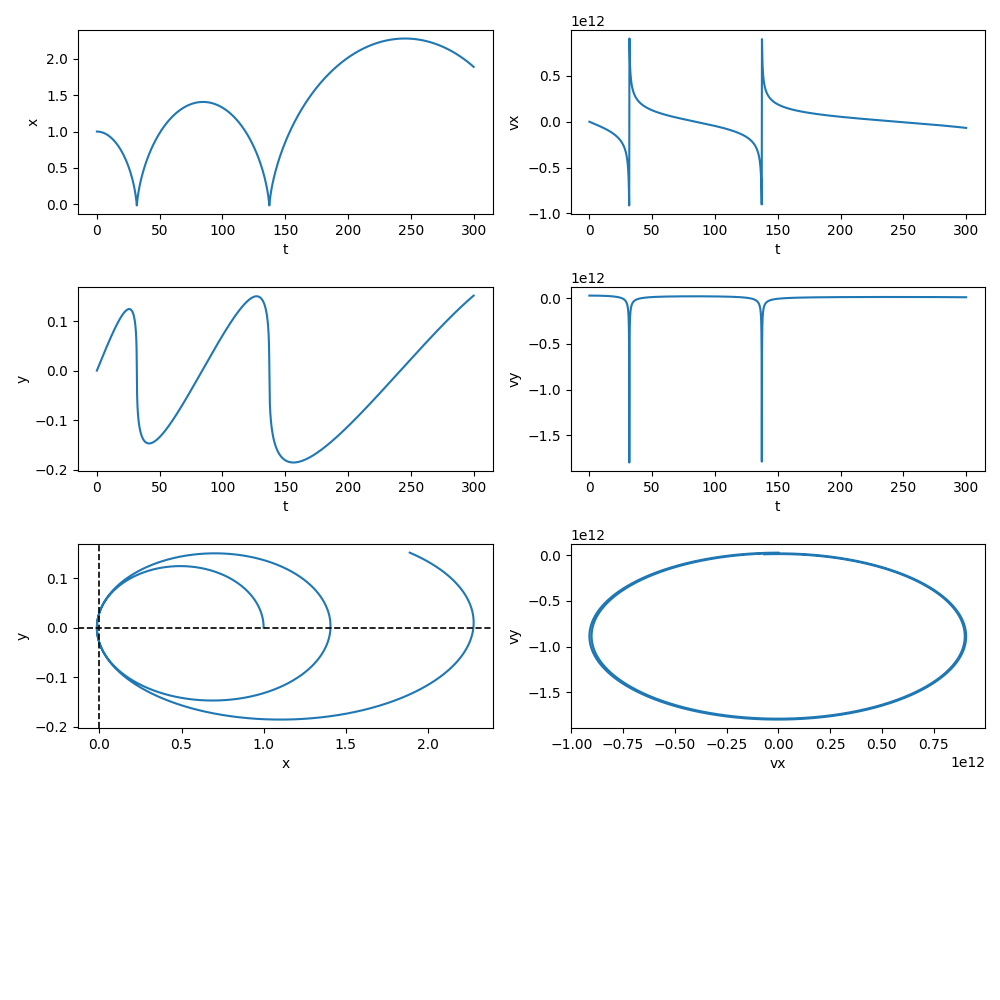

Write Python code to recreate this figure.
import numpy as np
import matplotlib.pyplot as plt
import time

def vRK4(f, y0, t0, tmax, init_step=1, err_scale=-6, coeffs=None):
    if err_scale >= 0:
        raise RuntimeError(f"err_scale ({err_scale}) must < 0")
    f = np.array(f)
    y0 = np.array(y0)

    # Check input shapes are compatible
    assert( np.shape(f) == np.shape(y0) )
    if coeffs is None:
        coeffs = [[] for i in range(np.shape(y0)[0])]
    assert( np.shape(f)[0] == np.shape(coeffs)[0] )

    # Calls each function in f_arr with correct arguments for current step.
    def caller(t, p_arr):
        return np.array([func(t, [*p, *c]) for func, p, c in zip(f, p_arr, coeffs)])
    # Process one RK4 step
    def vRK4_step(t, h, y_c):
        k1 = h * caller(t + h, y_c)
        k2 = h * caller(t + h/2, y_c + k1/2)
        k3 = h * caller(t + h/2, y_c + k2/2)
        k4 = h * caller(t, y_c + k3)
        return y_c + (0.166666666) * (k1 + 2*k2 + 3*k3 + k4)
    def expand_array(arr, n_rows):
        return np.pad(arr, ((0, n_rows), (0, )), 'constant', 0)
    def pow_10(x):
        result = np.zeros(x.shape)
        not_zero = np.not_equal(np.abs(x), 0)
        result[not_zero] = np.floor(np.log10(np.abs(x[not_zero])))
        return result

    # Initialise results array
    N = int(np.floor(abs(tmax - t0) / init_step))
    if N == 0:
        raise RuntimeError( f"floor(abs({tmax} (tmax) - {t0} (t0) / {init_step} (init_step) = {N} (N), must not equal 0." )
    result_shape = (N, len(y0) + 1)
    result = np.zeros(result_shape)

    # Set initial conditions
    result[0, 1:] = y0 
    result[0, 0] = t0
    result[1, 0] = t0 + init_step

    # Initialise arrays for RK4 method
    k1 = np.zeros_like(y0)
    k2 = np.zeros_like(y0)
    k3 = np.zeros_like(y0)
    k4 = np.zeros_like(y0)
    y = np.zeros_like(y0)

    # Array of max errors for each parameter
    max_err_scale = np.array([10 ** (np.full_like(y0, err_scale) + pow_10(y0)) for func in f])
    epsilon_arr = [y0 * np.full_like(y0, 10 ** err_scale)]

    i, t = 1, t0
    while t < tmax:
        t = result[i - 1, 0]
        step = abs(result[i, 0] - result[i-1, 0])

        # Construct initial coefficients
        params = np.array([ result[i-1, 1:] for j in range(len(f)) ])

        err_too_large = True
        while err_too_large:
            #print("step: ", step)
            # Two steps of size h
            y = vRK4_step(t, step, params)
            y1 = vRK4_step(t, step, y)

            # One step of size 2h
            y2 = vRK4_step(t, 2 * step, params)

            diff = np.abs(y2 - y1)
            maximum = np.maximum(np.abs(y1), np.abs(y2))
            max_err = 10 ** (np.full_like(maximum, err_scale) + pow_10(maximum))
            #print("max_err", max_err)

            # Check error is within tolerance
            err = (0.03333333333333) * diff
            #print("err", err)
            #print("err", err)
            #print(np.greater(err, epsilon_arr))
            err_too_small = np.any(np.less(err, 0.0001 * max_err))
            err_too_large = np.any(np.greater(err, max_err))
            #print("err_too_small", np.less(err, 0.01 * max_err))
            #print("err_too_large", np.greater(err, max_err))

            # Adjust step size
            if err_too_large:
                step /= 2
                #print(f"Step shrunk, {step * 2} -> {step}")
            elif err_too_small and ~np.any(np.greater(100 * err, max_err)):
                step *= 2
                print(f"Step increased, {step / 2} -> {step}")

        # Check result array size & adjust if needed
        # Current row = i
        required_rows = int(i + np.floor(abs(tmax - t) / step))
        #print(required_rows)
        
        # Total rows in result = result_shape[0]
        # Too few rows:
        #   Expand by 2 * (predicted rows - total rows)
        # Too many rows:
        #   If 2 * predicted rows < total rows:
        #     Shrink to predicted rows
        if required_rows > result_shape[0] or 2 * required_rows < result_shape[0]:
            result = np.resize(result, (required_rows, result_shape[1]))
            result_shape = np.shape(result)

        # Calculate next time value from step
        result[i, 0] = t + step
        
        # Write result
        result[i, 1:] = np.diag(y)
        #print(np.diag(y))
        i += 1

    print(f"{i} steps taken.")

    # if i < total rows, shrink result to required size
    if i < result_shape[0]:
        required_rows = int(i + np.floor(abs(tmax - t) / step))
        result = np.resize(result, (required_rows, result_shape[1]))

    return result

s_year = 3.1536e7

G = 6.6743e-11 # m^3 kg^-1 s^-2
G_year = G * s_year**2
M = 1.989e30   # kg
GM = G * M
GM_year = G_year * M

def dX(t, r):
    x, vx, y, vy = r
    return [vx, vx,
            y, vy]
def dV_X(t, r):
    x, vx, y, vy = r
    return [x, -(GM_year * x) / pow(x**2 + y**2, 1.5),
            y, vy]
def dY(t, r):
    x, vx, y, vy = r
    return [x, vx,
            vy, vy]
def dV_Y(t, r):
    x, vx, y, vy = r
    return [x, vx,
            y, -(GM_year * y) / pow(x**2 + y**2, 1.5)]

f = [dX, dV_X, dY, dV_Y]
# 2.775e10 m/year
y0 = [5.2e12, 0, 0, 2.775e10]

start = time.time()
model = vRK4(f, y0, 0, 300, 0.01, -7)
print(f"Model took: {time.time() - start}s.")

t = model[:, 0]
x = model[:, 1] / 5.2e12
vx = model[:, 2]
y = model[:, 3] / 5.2e12
vy = model[:, 4]


# Plotting

fig = plt.figure(figsize=(10,10))
ax1 = fig.add_subplot(421)
ax2 = fig.add_subplot(422)
ax3 = fig.add_subplot(423)
ax4 = fig.add_subplot(424)
ax5 = fig.add_subplot(425)
ax6 = fig.add_subplot(426)

ax1.plot(t, x)
ax1.set_xlabel("t")
ax1.set_ylabel("x")

ax2.plot(t, vx)
ax2.set_xlabel("t")
ax2.set_ylabel("vx")

ax3.plot(t, y)
ax3.set_xlabel("t")
ax3.set_ylabel("y")

ax4.plot(t, vy)
ax4.set_xlabel("t")
ax4.set_ylabel("vy")

ax5.plot(x, y)
ax5.set_xlabel("x")
ax5.set_ylabel("y")
ax5.axhline(0, c='k', ls='--', linewidth=1.2)
ax5.axvline(0, c='k', ls='--', linewidth=1.2)

ax6.plot(vx, vy)
ax6.set_xlabel("vx")
ax6.set_ylabel("vy")

plt.tight_layout()
fig.savefig(fname="7")

plt.show()
